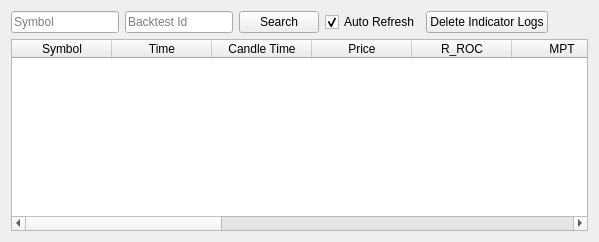
            <widget class="QWidget" name="tab_8">
             <property name="styleSheet">
              <string notr="true"/>
             </property>
             <attribute name="title">
              <string>Indicator Logs</string>
             </attribute>
             <layout class="QGridLayout" name="gridLayout_9">
              <item row="0" column="0">
               <layout class="QVBoxLayout" name="verticalLayout_5">
                <item>
                 <layout class="QHBoxLayout" name="horizontalLayout">
                  <item>
                   <widget class="QLineEdit" name="txtSearchMarketIndLog">
                    <property name="sizePolicy">
                     <sizepolicy hsizetype="Fixed" vsizetype="Fixed">
                      <horstretch>0</horstretch>
                      <verstretch>0</verstretch>
                     </sizepolicy>
                    </property>
                    <property name="styleSheet">
                     <string notr="true"/>
                    </property>
                    <property name="placeholderText">
                     <string>Symbol</string>
                    </property>
                   </widget>
                  </item>
                  <item>
                   <widget class="QLineEdit" name="txtBacktestIdIndLogs">
                    <property name="sizePolicy">
                     <sizepolicy hsizetype="Fixed" vsizetype="Fixed">
                      <horstretch>0</horstretch>
                      <verstretch>0</verstretch>
                     </sizepolicy>
                    </property>
                    <property name="styleSheet">
                     <string notr="true"/>
                    </property>
                    <property name="placeholderText">
                     <string>Backtest Id</string>
                    </property>
                   </widget>
                  </item>
                  <item>
                   <widget class="QPushButton" name="btnSearchMarketIndLog">
                    <property name="styleSheet">
                     <string notr="true"/>
                    </property>
                    <property name="text">
                     <string>Search</string>
                    </property>
                   </widget>
                  </item>
                  <item>
                   <widget class="QCheckBox" name="chkAutoRefreshIndLog">
                    <property name="styleSheet">
                     <string notr="true"/>
                    </property>
                    <property name="text">
                     <string>Auto Refresh</string>
                    </property>
                    <property name="checked">
                     <bool>true</bool>
                    </property>
                   </widget>
                  </item>
                  <item>
                   <widget class="QPushButton" name="btnTruncateIndicatorLog">
                    <property name="styleSheet">
                     <string notr="true"/>
                    </property>
                    <property name="text">
                     <string>Delete Indicator Logs</string>
                    </property>
                   </widget>
                  </item>
                  <item>
                   <spacer name="horizontalSpacer">
                    <property name="orientation">
                     <enum>Qt::Horizontal</enum>
                    </property>
                    <property name="sizeHint" stdset="0">
                     <size>
                      <width>40</width>
                      <height>20</height>
                     </size>
                    </property>
                   </spacer>
                  </item>
                 </layout>
                </item>
                <item>
                 <widget class="QTableWidget" name="tblIndicatorLogs">
                  <property name="enabled">
                   <bool>true</bool>
                  </property>
                  <property name="styleSheet">
                   <string notr="true"/>
                  </property>
                  <property name="alternatingRowColors">
                   <bool>true</bool>
                  </property>
                  <property name="sortingEnabled">
                   <bool>true</bool>
                  </property>
                  <column>
                   <property name="text">
                    <string>Symbol</string>
                   </property>
                  </column>
                  <column>
                   <property name="text">
                    <string>Time</string>
                   </property>
                  </column>
                  <column>
                   <property name="text">
                    <string>Candle Time</string>
                   </property>
                  </column>
                  <column>
                   <property name="text">
                    <string>Price</string>
                   </property>
                  </column>
                  <column>
                   <property name="text">
                    <string>R_ROC</string>
                   </property>
                  </column>
                  <column>
                   <property name="text">
                    <string>MPT</string>
                   </property>
                  </column>
                  <column>
                   <property name="text">
                    <string>Trend</string>
                   </property>
                  </column>
                  <column>
                   <property name="text">
                    <string>EMAx</string>
                   </property>
                  </column>
                  <column>
                   <property name="text">
                    <string>VStop</string>
                   </property>
                  </column>
                  <column>
                   <property name="text">
                    <string>S_ROC</string>
                   </property>
                  </column>
                  <column>
                   <property name="text">
                    <string>R_Signal</string>
                   </property>
                  </column>
                  <column>
                   <property name="text">
                    <string>S_Signal</string>
                   </property>
                  </column>
                  <column>
                   <property name="text">
                    <string>R_Count</string>
                   </property>
                  </column>
                  <column>
                   <property name="text">
                    <string>S_Count</string>
                   </property>
                  </column>
                 </widget>
                </item>
               </layout>
              </item>
             </layout>
            </widget>
